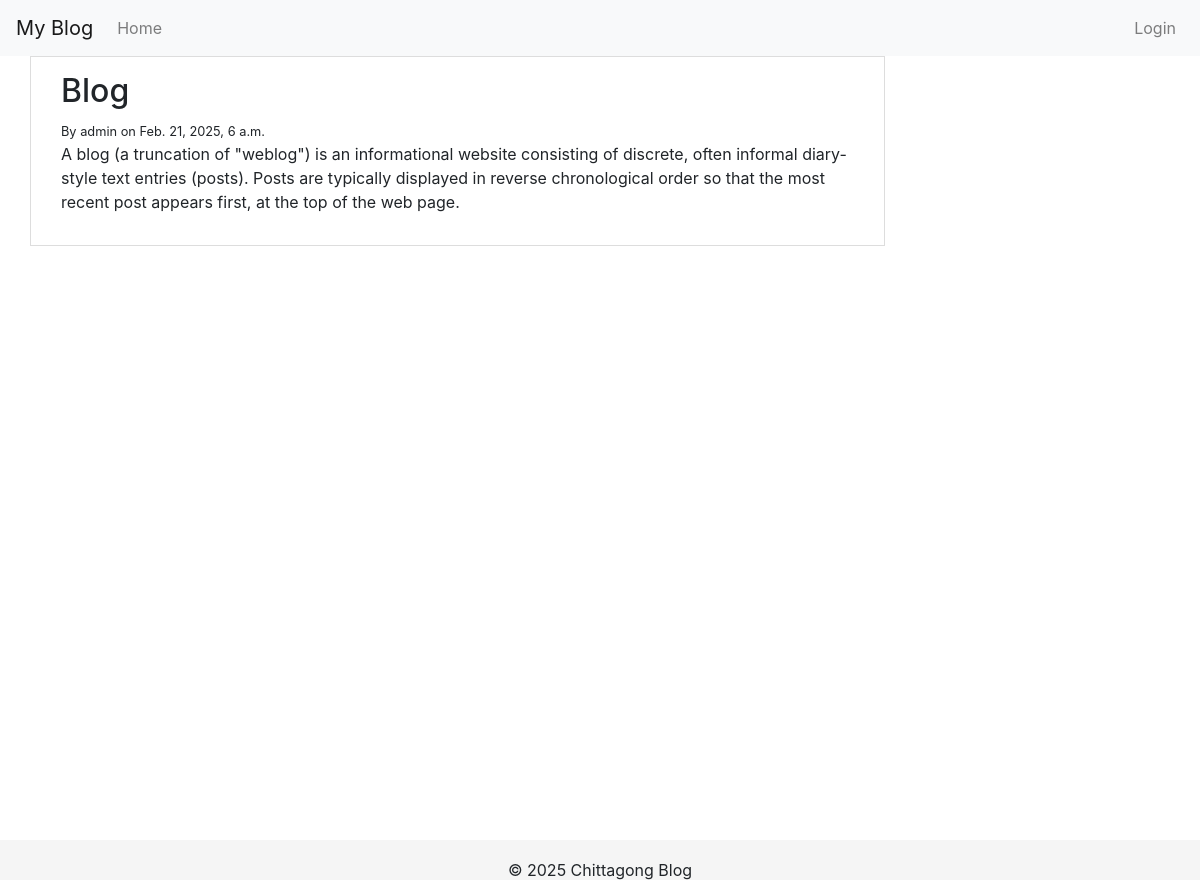
/post/1, run on the app's committed database.
### Blog/models.py (models this page shows, shortened)
class Post(models.Model):
    post_title = models.CharField(max_length=200)
    post_content = models.TextField()
    owner = models.ForeignKey(User, on_delete=models.CASCADE)
    created_date = models.DateTimeField(auto_now_add=True)
    updated_date = models.DateTimeField(auto_now=True)

### Blog/views.py (the view)
# urls.py: path("post/<int:id>", post_details, name="post_details"),
def post_details(request, id):
    post = get_object_or_404(Post, id=id)
    return render(request, "blog/post_details.html", {'post':post})

### Blog/templates/blog/post_details.html (shortened to what this page needs)
{% extends "blog/base.html" %}
{% block content %}
<div class="container">
    <h2>{{ post.post_title }}</h2>
    <small>
        By {{ post.owner }} on {{ post.created_date }}
    </small>
    <p>{{ post.post_content}}</p>
</div>
{% endblock %}

### Blog/templates/blog/base.html (style rules this page uses)
html { position: relative; min-height: 100%; }
body { margin-bottom: 60px; }

### data on the page
Post: post_title "Blog", owner "admin", created_date "Feb. 21, 2025, 6 a.m.", post_content "A blog (a truncation of \"weblog\") is an informational website consisting of discrete, often informal diary-style text entries (posts). Posts are typically displayed in reverse chronological order so that the most recent post appears first, at the top of the web page."
